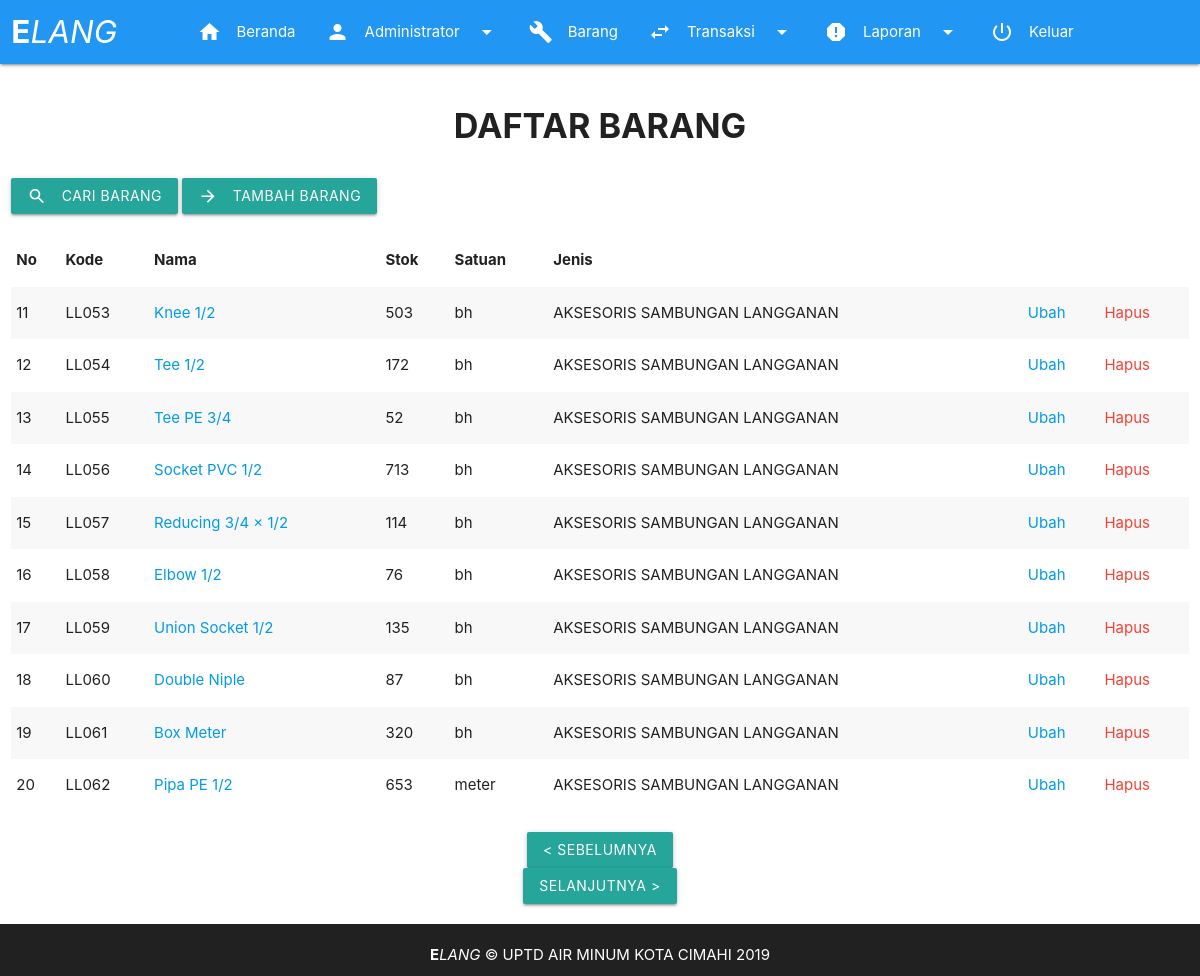
Page /page/list_barang.php?page=2 (signed in) on the earlier database version.
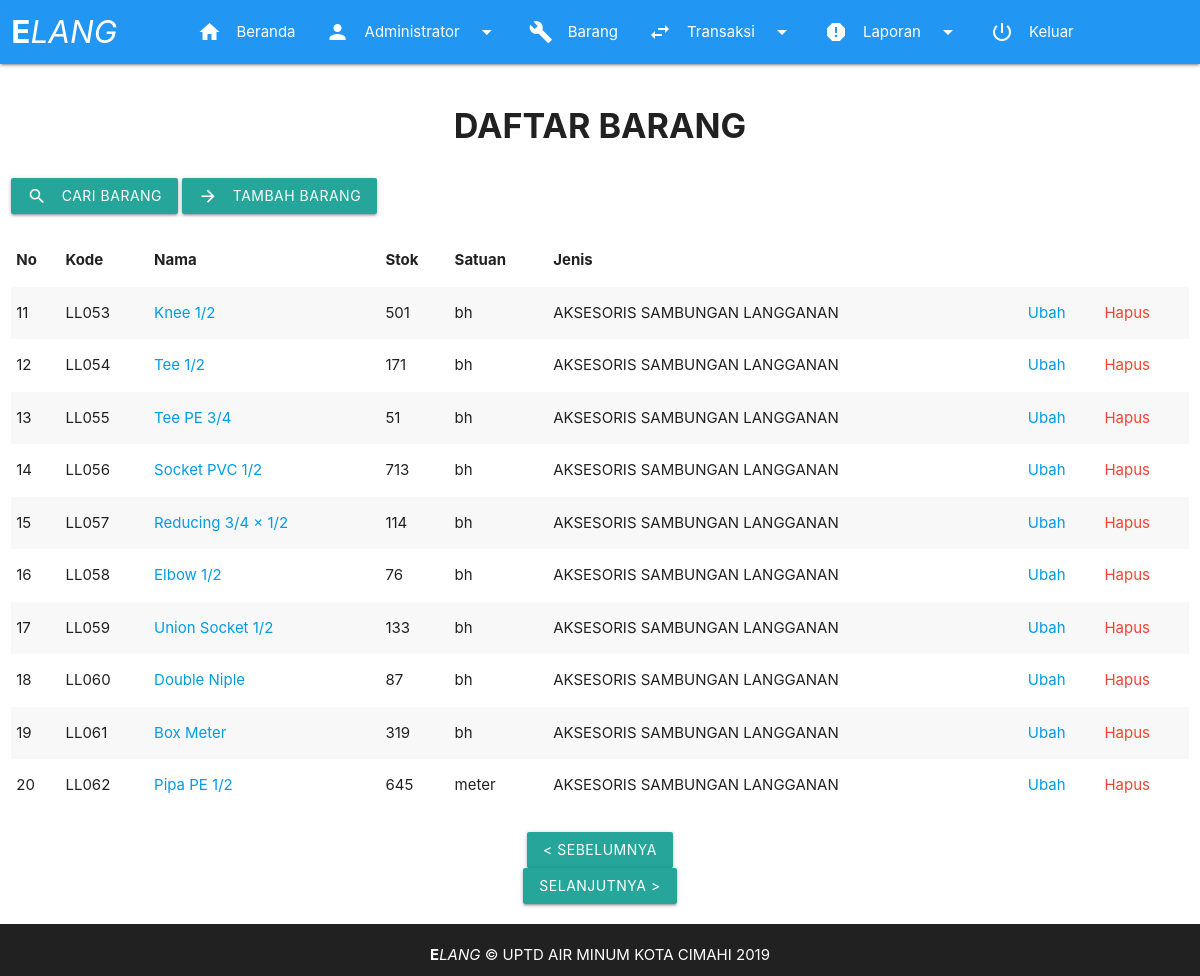
Same page on the later database version.
### tables this page shows
CREATE TABLE `barang` (
  `id` int(11) NOT NULL,
  `nama` varchar(200) NOT NULL,
  `stok` int(11) NOT NULL,
  `satuan` varchar(10) NOT NULL,
  `jenis` varchar(100) NOT NULL,
  `num_kode` int(3) NOT NULL,
  `alpha_kode` varchar(2) NOT NULL,
  `kode` varchar(5) NOT NULL
);

### fungsi/fungsi.php (called while the page is built, shortened)
<?php
function tampilkan_barang_perhalaman(){
	global $link, $awal, $per_page;
	$query = "SELECT * FROM barang ORDER BY kode LIMIT $awal, $per_page";
	$result = mysqli_query($link, $query) or die ('gagal menampilkan list barang');
	return $result;
}
?>

### page/list_barang.php (the view, shortened to what this page needs)
<!DOCTYPE html>
  <html>
    <head>
      <?php require_once "../aset/view/headcontent.php"; ?>
    </head>
    <body>
      <?php
      require_once "../aset/view/header.php";
      require_once "../fungsi/db.php";
      require_once "../fungsi/fungsi.php";
      $per_page = 10;
      $page_now = 1;
      if(isset($_GET['page'])){
        $page_now = $_GET['page'];
        $page_now = ($page_now > 1) ? $page_now : 1;
      }
      $total_pengaduan = mysqli_num_rows(mysqli_query($link, "SELECT * FROM barang"));
      $page_total = ceil($total_pengaduan/$per_page);
      $awal = ($page_now - 1) * $per_page;
      $nourut = $page_now * 10 - 9;
      $barang = tampilkan_barang_perhalaman();
      ?>
      <main>
        <div class="row center">
          <div class="col s12">
            <h4><b>DAFTAR BARANG</b></h4>
          </div>
        </div>
        <div class="row">
          <div class="col s12">
            <button class="btn waves-effect waves-light" onClick="tampilkan_cari()">Cari Barang
              <i class="material-icons left">search</i>
            </button>
            <button class="btn waves-effect waves-light" onClick="tampilkan_form()">Tambah Barang
              <i class="material-icons left">arrow_forward</i>
            </button>
          </div>
        </div>
        <div class="row">
          <div class="col s12">
            <table class="striped responsive-table">
              <thead>
                <tr>
                  <th>No</th>
                  <th>Kode</th>
                  <th>Nama</th>
                  <th>Stok</th>
                  <th>Satuan</th>
                  <th>Jenis</th>
                  <th></th>
                  <th></th>
                </tr>
              </thead>
              <tbody>
                <?php while($row = mysqli_fetch_assoc($barang)):?>
                <tr>
                  <td><?=$nourut++;?></td>
                  <td><?=$row['kode'];?></td>
                  <td><a href="kartu_stock.php?kode=<?=$row['kode'];?>"><?=$row['nama'];?></a></td>
                  <td><?=$row['stok'];?></td>
                  <td><?=$row['satuan'];?></td>
                  <td><?=$row['jenis'];?></td>
                  <td><a href="edit_list_barang.php?id=<?=$row['id'];?>">Ubah</a></td>
                  <td><a href="hapus_barang.php?id=<?=$row['id'];?>" class="red-text" onclick="return confirm('Apakah anda yakin akan menghapus data ini?')">Hapus</a></td>
                </tr>
                <?php endwhile; ?>
              </tbody>
            </table>
          </div>
        </div>
        <div class="row center">
          <div class="col s12">
            <?php if(isset($page_total)) { ?>
              <?php if($page_total > 1) { ?>
                <?php if($page_now > 1) {?>
                  <div class="center">
                    <a href="list_barang.php?page=<?php echo $page_now - 1 ?>" role="button" class="btn btn-info">&lt; Sebelumnya</a>
                  </div>
                    <?php }else{ ?>
                      <a href="" style="display: none;">Hilang</a>
                    <?php } ?>
                    <?php if($page_now < $page_total) { ?>
                      <div class="center">
                        <a href="list_barang.php?page=<?php echo $page_now + 1 ?>" role="button" class="btn btn-info">Selanjutnya &gt;</a>
                      </div>
                    <?php }else{ ?>
                      <a href="" style="display: none;">Hilang</a>
                    <?php } ?>
              <?php } ?>
            <?php } ?>
          </div>
        </div>
      </main>
      <?php
      require_once "../aset/view/footer.php";
      ?>
    </body>
  </html>

Differences in the rows shown:
changed barang "LL053": stok "503" → "501"
changed barang "LL054": stok "172" → "171"
changed barang "LL055": stok "52" → "51"
changed barang "LL059": stok "135" → "133"
changed barang "LL061": stok "320" → "319"
changed barang "LL062": stok "653" → "645"
